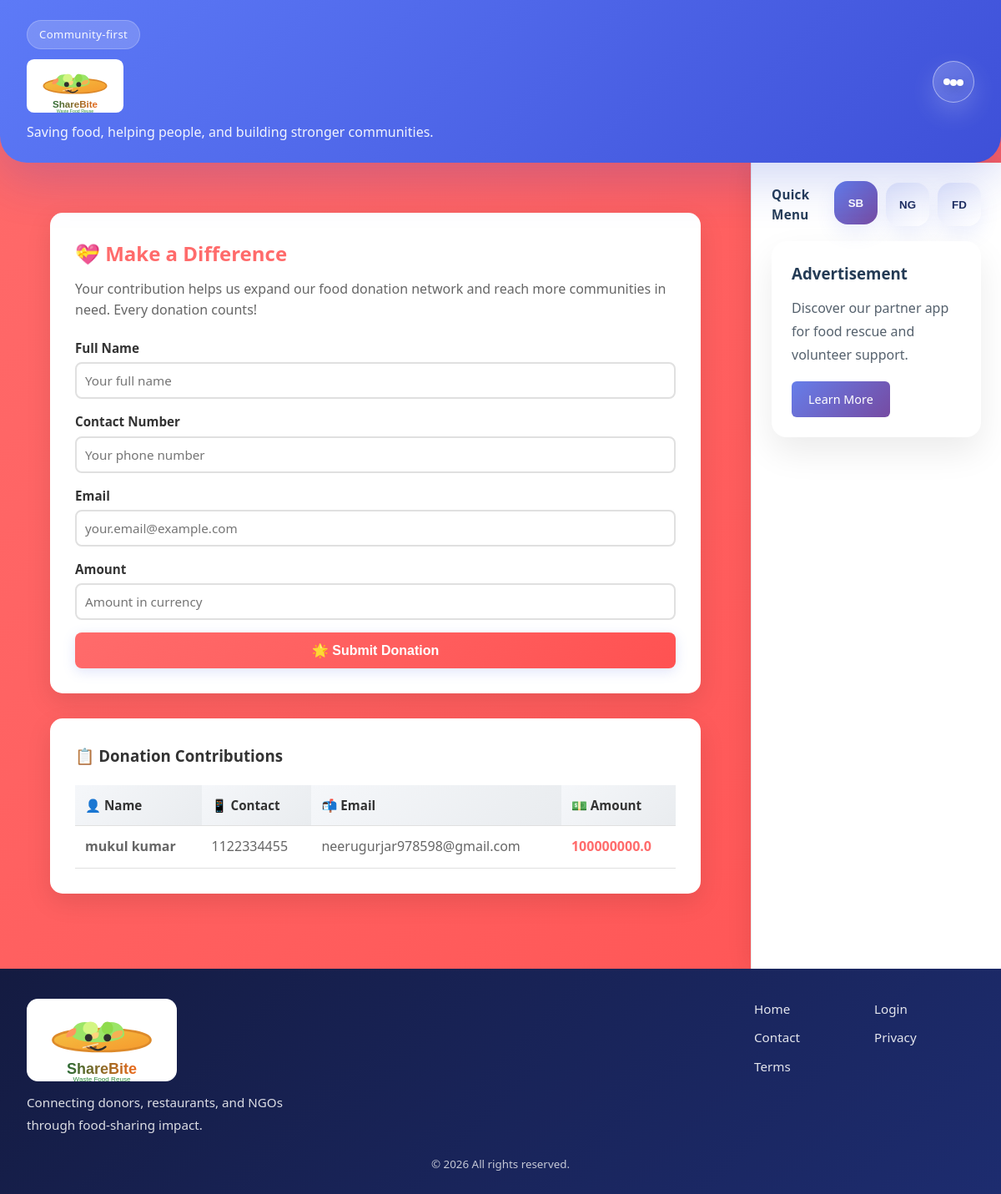
Screenshot of /donor/donate with the database file from the repository.
### app/models.py (models this page shows)
class FundDonor(db.Model):
    id = db.Column(db.Integer, primary_key=True)
    name = db.Column(db.String(120), nullable=False)
    contact_info = db.Column(db.String(120), nullable=False)
    email = db.Column(db.String(120), nullable=False)
    amount = db.Column(db.Float, nullable=False)

### app/routes.py (the view, shortened to what this page needs)
@app.route('/donor/donate', methods=['GET', 'POST'])
def donor_form():
    form = FundDonorForm()
    donors = FundDonor.query.order_by(FundDonor.id.desc()).all()
    return render_template('donor_form.html', form=form, donors=donors)

### app/forms.py
class FundDonorForm(FlaskForm):
    name = StringField('Full Name', validators=[DataRequired(), Length(max=120)])
    contact_info = StringField('Contact Number', validators=[DataRequired(), Length(max=120)])
    email = StringField('Email', validators=[DataRequired(), Length(max=120)])
    amount = StringField('Amount', validators=[DataRequired(), Length(max=50)])
    submit = SubmitField('Submit Donation')

### app/templates/donor_form.html (shortened to what this page needs)
{% extends 'base.html' %}
{% block content %}
<div class="dashboard-wrapper">
<section class="dashboard-box">
    <h2>💝 Make a Difference</h2>
    <p>Your contribution helps us expand our food donation network and reach more communities in need. Every donation counts!</p>
    <form method="post">
        <div class="form-group">
            {{ form.name.label }}
            {{ form.name(class='form-input', placeholder='Your full name') }}
        </div>
        <div class="form-group">
            {{ form.contact_info.label }}
            {{ form.contact_info(class='form-input', placeholder='Your phone number') }}
        </div>
        <div class="form-group">
            {{ form.email.label }}
            {{ form.email(class='form-input', placeholder='your.email@example.com') }}
        </div>
        <div class="form-group">
            {{ form.amount.label }}
            {{ form.amount(class='form-input', placeholder='Amount in currency') }}
        </div>
        <button type="submit" class="primary-button">🌟 Submit Donation</button>
    </form>
</section>
<section class="dashboard-box">
    <h3>📋 Donation Contributions</h3>
    {% if donors %}
    <div style="overflow-x: auto;">
    <table class="data-table">
        <thead>
            <tr>
                <th>👤 Name</th>
                <th>📱 Contact</th>
                <th>📬 Email</th>
                <th>💵 Amount</th>
            </tr>
        </thead>
        <tbody>
            {% for donor in donors %}
            <tr>
                <td><strong>{{ donor.name }}</strong></td>
                <td>{{ donor.contact_info }}</td>
                <td>{{ donor.email }}</td>
                <td><strong style="color: #ff6b6b;">{{ donor.amount }}</strong></td>
            </tr>
            {% endfor %}
        </tbody>
    </table>
    </div>
    {% else %}
    <p style="text-align: center; color: #999; padding: 30px;">No donations yet. Be the first to contribute! 🌟</p>
    {% endif %}
</section>
</div>
{% endblock %}

### static/css/styles.css (style rules this page uses)
* { margin: 0; padding: 0; box-sizing: border-box; }
body { font-family: 'Segoe UI', Tahoma, Geneva, Verdana, sans-serif; background: linear-gradient(135deg, #f5f7fa 0%, #c3cfe2 100%); color: #333; line-height: 1.6; display: flex; flex-direction: column; min-height: 100vh; }
.form-group { margin-bottom: 20px; }
.form-group label { display: block; margin-bottom: 8px; font-weight: 600; color: #333; font-size: 0.95em; }
.form-input, .form-group select { width: 100%; padding: 12px 15px; border: 2px solid #e0e0e0; border-radius: 6px; font-size: 1em; transition: all 0.3s ease; font-family: inherit; }
.primary-button { background: linear-gradient(135deg, #667eea 0%, #764ba2 100%); color: white; border: none; padding: 14px 30px; border-radius: 6px; cursor: pointer; font-size: 1em; font-weight: 600; width: 100%; transition: all 0.3s ease; box-shadow: 0 4px 15px rgba(102, 126, 234, 0.2); }
.data-table { width: 100%; border-collapse: collapse; margin-top: 20px; overflow-x: auto; }
.data-table th, .data-table td { padding: 14px; text-align: left; border-bottom: 1px solid #e0e0e0; }
.data-table th { background: linear-gradient(135deg, #f5f7fa 0%, #e9ecef 100%); font-weight: 600; color: #333; font-size: 0.95em; }

### app/templates/donor_form.html (style rules this page uses)
body { background: linear-gradient(135deg, #ff6b6b 0%, #ff5252 100%); min-height: 100vh; }
.dashboard-wrapper { padding: 30px 20px; }
.dashboard-box { background: white; border-radius: 15px; padding: 30px; margin-bottom: 30px; box-shadow: 0 10px 30px rgba(0, 0, 0, 0.1); }
.dashboard-box h2 { color: #ff6b6b; margin-bottom: 10px; }
.dashboard-box p { color: #666; margin-bottom: 20px; }
.form-group { margin-bottom: 15px; }
.form-group label { display: block; margin-bottom: 5px; color: #333; font-weight: 600; }
.form-input { width: 100%; padding: 10px; border: 2px solid #e0e0e0; border-radius: 8px; font-size: 0.95rem; transition: all 0.3s ease; }
.primary-button { background: linear-gradient(135deg, #ff6b6b 0%, #ff5252 100%); color: white; padding: 12px 25px; border: none; border-radius: 8px; font-weight: bold; cursor: pointer; transition: all 0.3s ease; }
.data-table { width: 100%; border-collapse: collapse; margin-top: 20px; }
.data-table thead { background: #f5f5f5; }
.data-table th, .data-table td { padding: 12px; text-align: left; border-bottom: 1px solid #e0e0e0; }
.data-table th { font-weight: 600; color: #333; }
.data-table td { color: #666; }

### rows the page displays
FundDonor: name "mukul kumar", contact_info "1122334455", email "neerugurjar978598@gmail.com", amount "100000000.0"
